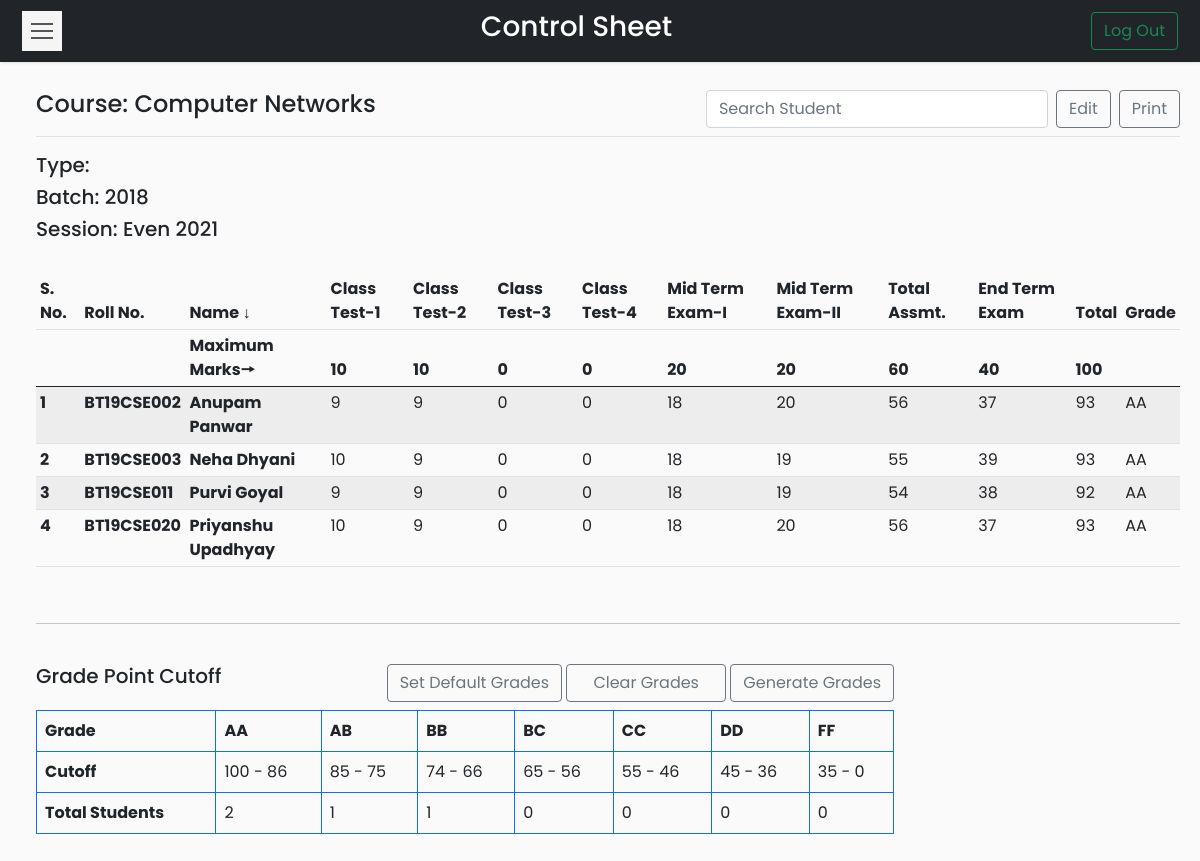
Screenshot of /Codes/coursetable.php?course=CSL-255 (signed in) with the database file from the repository.
### tables this page shows
CREATE TABLE `courses` (
  `id` int(11) NOT NULL,
  `course_name` varchar(50) NOT NULL,
  `course_code` varchar(20) NOT NULL,
  `batch` varchar(20) NOT NULL,
  `semester` varchar(20) NOT NULL,
  `mct1` int(11) NOT NULL,
  `mct2` int(11) NOT NULL,
  `mct3` int(11) NOT NULL,
  `mct4` int(11) NOT NULL,
  `mmt1` int(11) NOT NULL,
  `mmt2` int(11) NOT NULL,
  `mta` int(11) NOT NULL,
  `met` int(11) NOT NULL,
  `mt` int(11) NOT NULL,
  `flag` tinyint(1) DEFAULT 0,
  `type` varchar(5) DEFAULT NULL,
  `department` varchar(60) NOT NULL
);

CREATE TABLE `controlsheet` (
  `course_code` varchar(20) NOT NULL,
  `roll_no` varchar(20) NOT NULL,
  `name` varchar(20) NOT NULL,
  `class_test_1` varchar(8) NOT NULL,
  `class_test_2` varchar(8) NOT NULL,
  `class_test_3` varchar(8) NOT NULL,
  `class_test_4` varchar(8) NOT NULL,
  `mid_term_1` varchar(8) NOT NULL,
  `mid_term_2` varchar(8) NOT NULL,
  `total_assessment` int(11) NOT NULL,
  `end_term` varchar(8) NOT NULL,
  `total_marks` int(11) NOT NULL,
  `grade` varchar(5) DEFAULT NULL
);

CREATE TABLE `gradewindow` (
  `course_code` varchar(20) NOT NULL,
  `grade` varchar(5) NOT NULL,
  `lower_cutoff` float NOT NULL,
  `upper_cutoff` float NOT NULL,
  `no_of_students` int(11) DEFAULT NULL
);

### Codes/coursetable.php (the view, shortened to what this page needs)
<?php
if (isset($_SESSION['id'])) {
?>
    <!DOCTYPE html>
    <html>
    <head>
        <link rel="stylesheet" href="css/bootstrap.min.css">
        <link rel="stylesheet" href="css/custom.css">
        <?php
        require_once __DIR__ . '/connection/connect.php';
        if (isset($_GET['course'])) {
            $cd = $_GET['course'];
        } else {
            header('Location: dashboard.php?error=ERROR OCCURRED');
            exit();
        }
        ?>
    </head>
    <body>
        <nav class="navbar navbar-light bg-dark">
            <div class="container-fluid">
                <button type="button" id="sidebarCollapse" class="navbar-btn">
                    <span></span>
                    <span></span>
                    <span></span>
                </button>
                <span class="text-white h3">Control Sheet</span>
                <form class="d-flex">
                    <a href="logout.php">
                        <button class="btn btn-outline-success" type="button">Log Out</button>
                    </a>
                </form>
            </div>
        </nav>
        <div class="wrapper">
            <div id="content">
                <?php
                $sql = "SELECT course_name, semester, batch,type FROM courses WHERE course_code='$cd'";
                $result = $conn->query($sql);
                $row = $result->fetch_assoc();
                $cn = $row['course_name'];
                ?>
                <main class="col-md-auto ms-sm-3 col-lg-auto px-md-auto" id="printableTable">
                    <div class="d-flex justify-content-between flex-wrap flex-md-nowrap align-items-center pt-2 pb-2 mb-3 border-bottom btn-toolbar mb-3" role="toolbar" aria-label="Toolbar with button groups">
                        <h4 class="h4"><?php echo "Course: " . $cn ?></h4>
                        <div class="d-grid gap-2 d-flex" role="group" aria-label="First group">
                            <input type="search" class="form-control" id="datatable-search-input" placeholder="Search Student" onkeyup="filterTable()">
                            <a type="button" class="btn btn-outline-secondary" href=<?php
                                                                                    if ($_SESSION['name'] == 'Admin') {
                                                                                        echo "edit_admin.php?course=" . $cd;
                                                                                    } else {
                                                                                        echo "edit.php?course=" . $cd;
                                                                                    } ?>>Edit</a>
                            <a type="button" class="btn btn-outline-secondary" target="_blank" href="print.php?course=<?php echo $cd ?>">Print</a>
                        </div>
                    </div>
                    <h5>Type: <?php echo $row['type']; ?></h5>
                    <h5>Batch: <?php echo $row['batch']; ?></h5>
                    <h5>Session: <?php echo $row['semester']; ?></h5>
                    <br>
                    <div class="table-responsive">
                        <table class="table table-striped table-sm" id="table">
                            <thead>
                                <tr>
                                    <th>S. No.</th>
                                    <th>Roll No.</th>
                                    <th>Name ↓</th>
                                    <th>Class Test-1</th>
                                    <th>Class Test-2</th>
                                    <th>Class Test-3</th>
                                    <th>Class Test-4</th>
                                    <th>Mid Term Exam-I</th>
                                    <th>Mid Term Exam-II</th>
                                    <th>Total Assmt.</th>
                                    <th>End Term Exam</th>
                                    <th>Total</th>
                                    <th>Grade</th>
                                </tr>
                                <tr>
                                    <th></th>
                                    <th></th>
                                    <?php
                                    $sql = "SELECT * FROM courses WHERE course_code='$cd'";
                                    $result = $conn->query($sql);
                                    if ($row = $result->fetch_assoc()) {
                                    ?>
                                        <th>Maximum Marks🠖</th>
                                        <th><?php echo $row['mct1']; ?></th>
                                        <th><?php echo $row['mct2']; ?></th>
                                        <th><?php echo $row['mct3']; ?></th>
                                        <th><?php echo $row['mct4']; ?></th>
                                        <th><?php echo $row['mmt1']; ?></th>
                                        <th><?php echo $row['mmt2']; ?></th>
                                        <th><?php echo $row['mta']; ?></th>
                                        <th><?php echo $row['met']; ?></th>
                                        <th><?php echo $row['mt']; ?></th>
                                        <th></th>
                                    <?php } ?>
                                </tr>
                            </thead>
                            <tbody>
                                <?php
                                $sql = "SELECT * FROM controlsheet WHERE course_code='$cd'";
                                $result = $conn->query($sql);
                                $i = 1;
                                while ($row = $result->fetch_assoc()) { ?>
                                    <tr>
                                        <td><strong><?php echo $i++; ?></strong></td>
                                        <td><strong><?php echo $row['roll_no']; ?></strong></td>
                                        <td><strong><?php echo $row['name']; ?></strong></td>
                                        <td><?php echo $row['class_test_1']; ?></td>
                                        <td><?php echo $row['class_test_2']; ?></td>
                                        <td><?php echo $row['class_test_3']; ?></td>
                                        <td><?php echo $row['class_test_4']; ?></td>
                                        <td><?php echo $row['mid_term_1']; ?></td>
                                        <td><?php echo $row['mid_term_2']; ?></td>
                                        <td><?php echo $row['total_assessment']; ?></td>
                                        <td><?php echo $row['end_term']; ?></td>
                                        <td><?php echo $row['total_marks']; ?></td>
                                        <td><?php echo $row['grade']; ?></td>
                                    </tr>
                                <?php } ?>
                            </tbody>
                        </table>
                    </div>
                    <br>
                    <hr>
                    <br>
                    <div class="table-responsive grade">
                        <?php if ($_SESSION['name'] == 'Admin') { ?>
                            <div class="text-start h5">Grade Point Cutoff</div>
                        <?php } else { ?>
                            <div class="sameline grades">
                                <div class="text-start h5">Grade Point Cutoff</div>
                                <div>
                                    <a class="btn btn-outline-secondary mb-2" href="default.php?course=<?php echo $cd ?>">Set Default Grades</a>
                                    <a class="btn btn-outline-secondary mb-2" style="padding-right: 1.63rem; padding-left:1.63rem" href="clear.php?course=<?php echo $cd ?>">Clear Grades</a>
                                    <a class="btn btn-outline-secondary mb-2" href="generate.php?course=<?php echo $cd ?>">Generate Grades</a>
                                </div>
                            </div>
                        <?php } ?>
                        <table class="table table-bordered border-primary grades">
                            <thead>
                                <tr>
                                    <td><strong>Grade</strong></td>
                                    <?php
                                    $sql = "SELECT grade FROM gradewindow WHERE course_code='$cd' ORDER BY grade";
                                    $result = $conn->query($sql);
                                    while ($row = $result->fetch_assoc()) {
                                    ?>
                                        <td><strong><?php echo $row['grade'];
                                                } ?></strong></td>
                                </tr>
                            </thead>
                            <tbody>
                                <tr>
                                    <td scope="row"><strong>Cutoff</strong></td>
                                    <?php
                                    $sql = "SELECT grade,lower_cutoff,upper_cutoff FROM gradewindow WHERE course_code='$cd' ORDER BY grade";
                                    $result = $conn->query($sql);
                                    while ($row = $result->fetch_assoc()) {
                                    ?>
                                        <td scope="row"><?php echo $row['upper_cutoff']; ?> - <?php echo $row['lower_cutoff']; ?></td>
                                    <?php } ?>
                                </tr>
                                <tr>
                                    <td><strong>Total Students</strong></td>
                                    <?php
                                    $sql = "SELECT grade,no_of_students FROM gradewindow WHERE course_code='$cd' ORDER BY grade";
                                    $result = $conn->query($sql);
                                    while ($row = $result->fetch_assoc()) {
                                    ?>
                                        <td scope="row"><?php echo $row['no_of_students']; ?></td>
                                    <?php } ?>
                                </tr>
                            </tbody>
                        </table>
                    </div>
                </main>
            </div>
        </div>
    <?php
} else {
    header('Location: index.php?error=INVALID REQUEST');
    exit();
}
    ?>
    </body>
    </html>

### Codes/css/custom.css (style rules this page uses)
body { font-family: "Poppins", sans-serif; background: #fafafa; max-height: 100vh !important; overflow-y: scroll; }
a, a:hover, a:focus { color: inherit; text-decoration: none; transition: all 0.3s; }
.navbar { padding: 10px 10px; background: #fff; border: none; border-radius: 5; margin-bottom: 0px; box-shadow: 1px 1px 3px rgba(0, 0, 0, 0.1); }
.navbar-btn { box-shadow: none; outline: none !important; border: none; }
.wrapper { display: flex; width: 100%; align-items: stretch; perspective: 1500px; height: 100%; overflow-y: hidden; }
.grades { width: 75%; }
.sameline { display: flex; justify-content: space-between; }
#content { width: 100%; min-height: 93vh; padding: 20px; transition: all 0.3s; }
#sidebarCollapse { width: 40px; height: 40px; background: #f5f5f5; cursor: pointer; }
#sidebarCollapse span { width: 80%; height: 2px; margin: 0 auto; display: block; background: #555; transition: all 0.8s cubic-bezier(0.81, -0.33, 0.345, 1.375); transition-delay: 0.2s; }
#sidebarCollapse span:first-of-type { transform: rotate(45deg) translate(2px, 2px); }
#sidebarCollapse span:nth-of-type(2) { opacity: 0; }
#sidebarCollapse span:last-of-type { transform: rotate(-45deg) translate(1px, -1px); }
@media (max-width: 10000px) { #sidebarCollapse span:first-of-type, #sidebarCollapse span:nth-of-type(2), #sidebarCollapse span:last-of-type { transform: none; opacity: 1; margin: 5px auto; } }

### rows the page displays
courses: course_name "Computer Networks", batch "2018", semester "Even 2021", mct1 "10", mct2 "10", mct3 "0", mct4 "0", mmt1 "20", mmt2 "20", mta "60", met "40", mt "100"
controlsheet: roll_no "BT19CSE002", name "Anupam Panwar", class_test_1 "9", class_test_2 "9", class_test_3 "0", class_test_4 "0", mid_term_1 "18", mid_term_2 "20", total_assessment "56", end_term "37", total_marks "93", grade "AA"
controlsheet: roll_no "BT19CSE003", name "Neha Dhyani", class_test_1 "10", class_test_2 "9", class_test_3 "0", class_test_4 "0", mid_term_1 "18", mid_term_2 "19", total_assessment "55", end_term "39", total_marks "93", grade "AA"
controlsheet: roll_no "BT19CSE011", name "Purvi Goyal", class_test_1 "9", class_test_2 "9", class_test_3 "0", class_test_4 "0", mid_term_1 "18", mid_term_2 "19", total_assessment "54", end_term "38", total_marks "92", grade "AA"
controlsheet: roll_no "BT19CSE020", name "Priyanshu Upadhyay", class_test_1 "10", class_test_2 "9", class_test_3 "0", class_test_4 "0", mid_term_1 "18", mid_term_2 "20", total_assessment "56", end_term "37", total_marks "93", grade "AA"
gradewindow: grade "AA", upper_cutoff "100", lower_cutoff "86", no_of_students "2"
gradewindow: grade "AB", upper_cutoff "85", lower_cutoff "75", no_of_students "1"
gradewindow: grade "BB", upper_cutoff "74", lower_cutoff "66", no_of_students "1"
gradewindow: grade "BC", upper_cutoff "65", lower_cutoff "56", no_of_students "0"
gradewindow: grade "CC", upper_cutoff "55", lower_cutoff "46", no_of_students "0"
gradewindow: grade "DD", upper_cutoff "45", lower_cutoff "36", no_of_students "0"
gradewindow: grade "FF", upper_cutoff "35", lower_cutoff "0", no_of_students "0"
